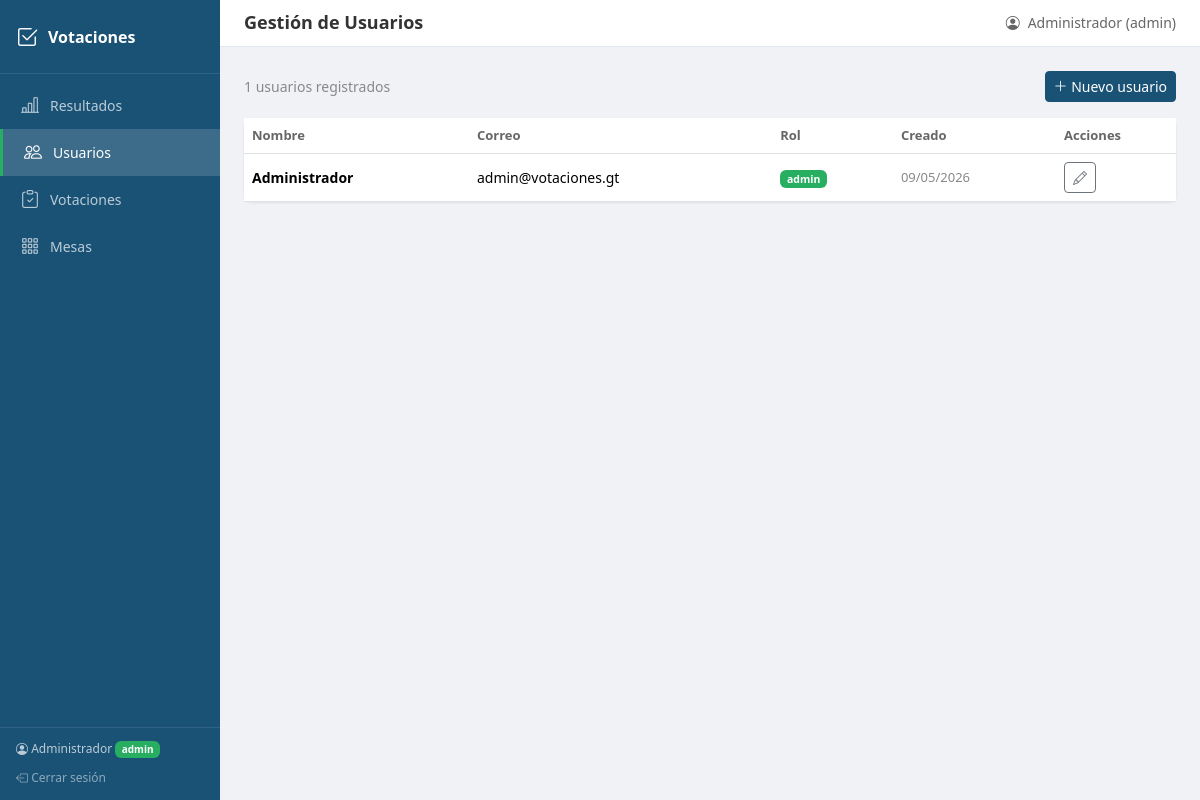
/usuarios/ (signed in), run on the app's committed database.
### app/models.py (models this page shows, shortened)
class Usuario(UserMixin, db.Model):
    __tablename__ = 'usuarios'
    id = db.Column(db.Integer, primary_key=True)
    nombre = db.Column(db.String(100), nullable=False)
    correo = db.Column(db.String(120), unique=True, nullable=False)
    password_hash = db.Column(db.String(256), nullable=False)
    rol = db.Column(db.String(20), nullable=False, default='operador')
    created_at = db.Column(db.DateTime, default=datetime.utcnow)

### app/routes/usuarios.py (the view)
@usuarios_bp.route('/')
@login_required
def listar():
    if current_user.rol != 'admin':
        flash('No tienes permisos para acceder.', 'error')
        return redirect(url_for('resultados.consultar'))
    usuarios = Usuario.query.order_by(Usuario.created_at.desc()).all()
    return render_template('usuarios.html', usuarios=usuarios)

### app/models.py (called while the page is built)
@login_manager.user_loader
def load_user(user_id):
    return Usuario.query.get(int(user_id))

### app/templates/usuarios.html (shortened to what this page needs)
{% extends "base.html" %}
{% block page_title %}Gestión de Usuarios{% endblock %}
{% block content %}
<div class="d-flex justify-content-between align-items-center mb-3">
    <span style="color: #888; font-size: 14px;">{{ usuarios|length }} usuarios registrados</span>
    <a href="{{ url_for('usuarios.crear') }}" class="btn btn-primary btn-sm">
        <i class="bi bi-plus-lg"></i> Nuevo usuario
    </a>
</div>
<div class="card">
    <div class="table-responsive">
        <table class="table table-hover mb-0">
            <thead>
                <tr>
                    <th>Nombre</th>
                    <th>Correo</th>
                    <th>Rol</th>
                    <th>Creado</th>
                    <th style="width: 120px;">Acciones</th>
                </tr>
            </thead>
            <tbody>
                {% for u in usuarios %}
                <tr>
                    <td><strong>{{ u.nombre }}</strong></td>
                    <td>{{ u.correo }}</td>
                    <td><span class="badge badge-{{ u.rol }}">{{ u.rol }}</span></td>
                    <td style="font-size: 13px; color: #888;">{{ u.created_at.strftime('%d/%m/%Y') if u.created_at else '-' }}</td>
                    <td>
                        <a href="{{ url_for('usuarios.editar', id=u.id) }}" class="btn btn-outline-secondary btn-sm" title="Editar">
                            <i class="bi bi-pencil"></i>
                        </a>
                    </td>
                </tr>
                {% endfor %}
            </tbody>
        </table>
    </div>
</div>
{% endblock %}

### app/templates/base.html (shortened to what this page needs)
<!DOCTYPE html>
<html lang="es">
<head>
    <link href="https://cdn.jsdelivr.net/npm/bootstrap@5.3.2/dist/css/bootstrap.min.css" rel="stylesheet">
    <link href="https://cdn.jsdelivr.net/npm/bootstrap-icons@1.11.2/font/bootstrap-icons.min.css" rel="stylesheet">
</head>
<body>
    {% if current_user.is_authenticated %}
    <div class="sidebar">
        <div class="sidebar-brand">
            <i class="bi bi-check2-square"></i>
            <span>Votaciones</span>
        </div>
        <nav class="sidebar-nav">
            <a href="{{ url_for('resultados.consultar') }}" class="{% if request.endpoint and 'resultados' in request.endpoint %}active{% endif %}">
                <i class="bi bi-bar-chart-line"></i> Resultados
            </a>
            {% if current_user.rol == 'admin' %}
            <a href="{{ url_for('usuarios.listar') }}" class="{% if request.endpoint and 'usuarios' in request.endpoint %}active{% endif %}">
                <i class="bi bi-people"></i> Usuarios
            </a>
            <a href="{{ url_for('votaciones.listar') }}" class="{% if request.endpoint and 'votaciones' in request.endpoint and 'resultados' not in request.endpoint %}active{% endif %}">
                <i class="bi bi-clipboard-check"></i> Votaciones
            </a>
            <a href="{{ url_for('mesas.listar') }}" class="{% if request.endpoint and 'mesas' in request.endpoint and 'resultados' not in request.endpoint %}active{% endif %}">
                <i class="bi bi-grid-3x3-gap"></i> Mesas
            </a>
            {% endif %}
        </nav>
        <div style="position: absolute; bottom: 0; width: 100%; border-top: 1px solid rgba(255,255,255,0.1); padding: 12px 16px;">
            <div style="color: rgba(255,255,255,0.7); font-size: 12px; margin-bottom: 6px;">
                <i class="bi bi-person-circle"></i> {{ current_user.nombre }}
                <span class="badge badge-{{ current_user.rol }}" style="font-size: 10px;">{{ current_user.rol }}</span>
            </div>
            <a href="{{ url_for('auth.logout') }}" style="color: rgba(255,255,255,0.5); font-size: 12px; text-decoration: none;">
                <i class="bi bi-box-arrow-left"></i> Cerrar sesión
            </a>
        </div>
    </div>
    <div class="main-content">
        <div class="topbar">
            <h1>{% block page_title %}Dashboard{% endblock %}</h1>
            <div class="topbar-user">
                <i class="bi bi-person-circle"></i>
                {{ current_user.nombre }} ({{ current_user.rol }})
            </div>
        </div>
        <div class="content-area">
            {% block content %}{% endblock %}
        </div>
    </div>
    {% endif %}
</body>
</html>

### app/templates/base.html (style rules this page uses)
:root { --sidebar-width: 220px; --primary: #1a5276; --primary-dark: #0e3a54; --primary-light: #d4e6f1; --accent: #27ae60; }
body { font-family: 'Segoe UI', Tahoma, Geneva, Verdana, sans-serif; background: #f0f2f5; }
.sidebar { position: fixed; top: 0; left: 0; bottom: 0; width: var(--sidebar-width); background: var(--primary); padding: 0; z-index: 100; overflow-y: auto; }
.sidebar-brand { padding: 20px 16px; color: white; font-size: 16px; font-weight: 600; border-bottom: 1px solid rgba(255,255,255,0.1); display: flex; align-items: center; gap: 10px; }
.sidebar-brand i { font-size: 22px; }
.sidebar-nav { padding: 8px 0; }
.sidebar-nav a { display: flex; align-items: center; gap: 10px; padding: 10px 20px; color: rgba(255,255,255,0.7); text-decoration: none; font-size: 14px; transition: all 0.2s; }
.sidebar-nav a.active { color: white; background: rgba(255,255,255,0.15); border-left: 3px solid var(--accent); }
.sidebar-nav a i { font-size: 18px; width: 20px; text-align: center; }
.main-content { margin-left: var(--sidebar-width); padding: 0; min-height: 100vh; }
.topbar { background: white; padding: 12px 24px; border-bottom: 1px solid #e2e8f0; display: flex; justify-content: space-between; align-items: center; }
.topbar h1 { font-size: 18px; font-weight: 600; margin: 0; color: #333; }
.topbar-user { display: flex; align-items: center; gap: 8px; font-size: 14px; color: #666; }
.content-area { padding: 24px; }
.card { border: none; border-radius: 8px; box-shadow: 0 1px 3px rgba(0,0,0,0.08); }
.btn-primary { background: var(--primary); border-color: var(--primary); }
.badge-admin { background: #27ae60; }
.table th { font-size: 13px; color: #666; font-weight: 600; }
.table td { font-size: 14px; vertical-align: middle; }

### data on the page
Usuario: nombre "Administrador", rol "admin", correo "admin@votaciones.gt", created_at "09/05/2026"

### other printed values
{{ usuarios|length }} "1"
